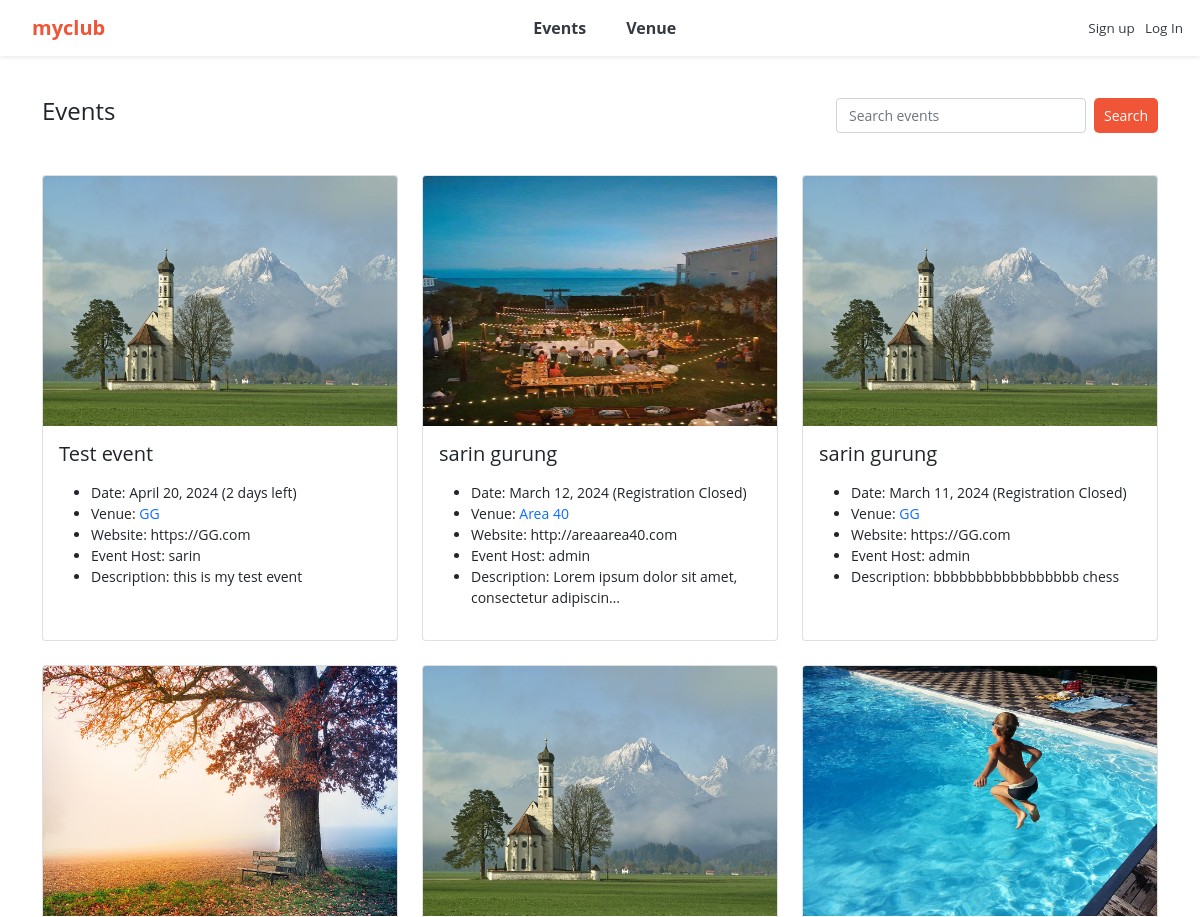
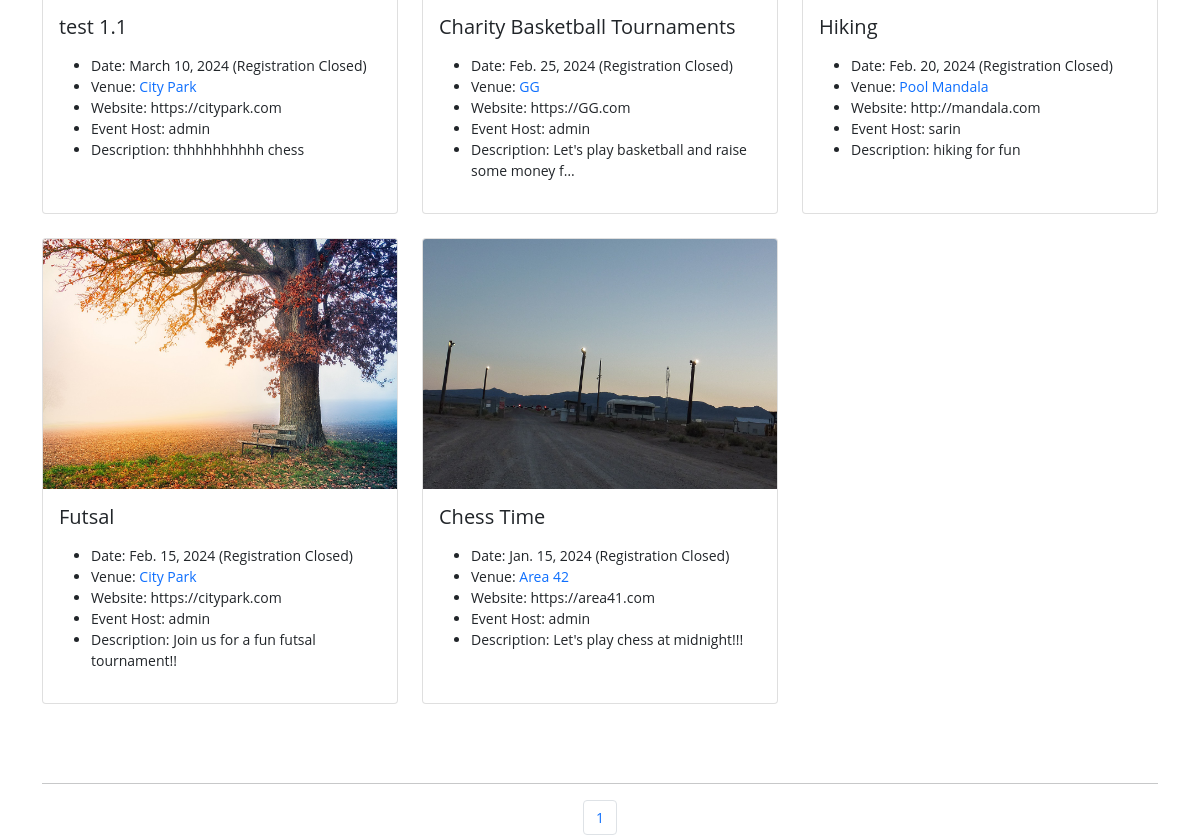
/events (upper part), run on an earlier commit of the app's database (2 pictures, top to bottom).
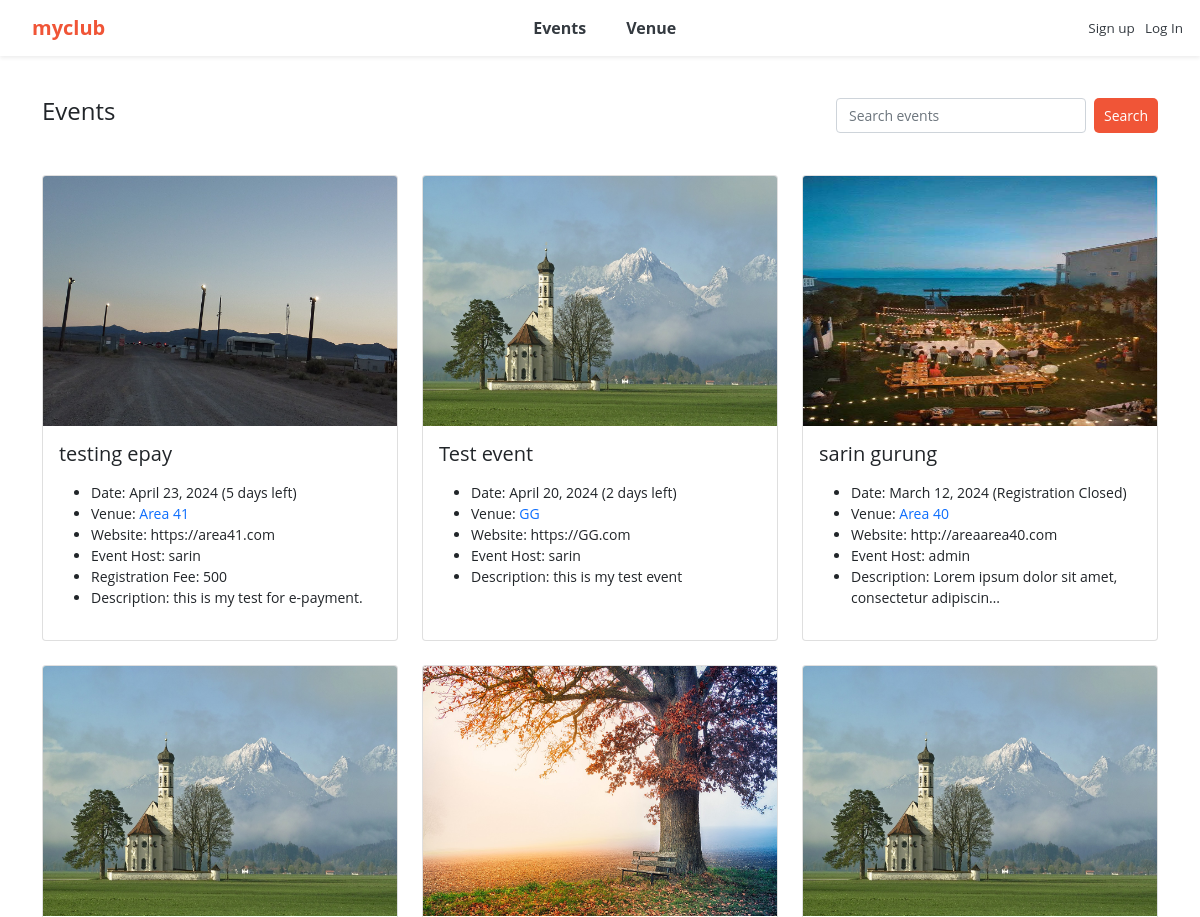
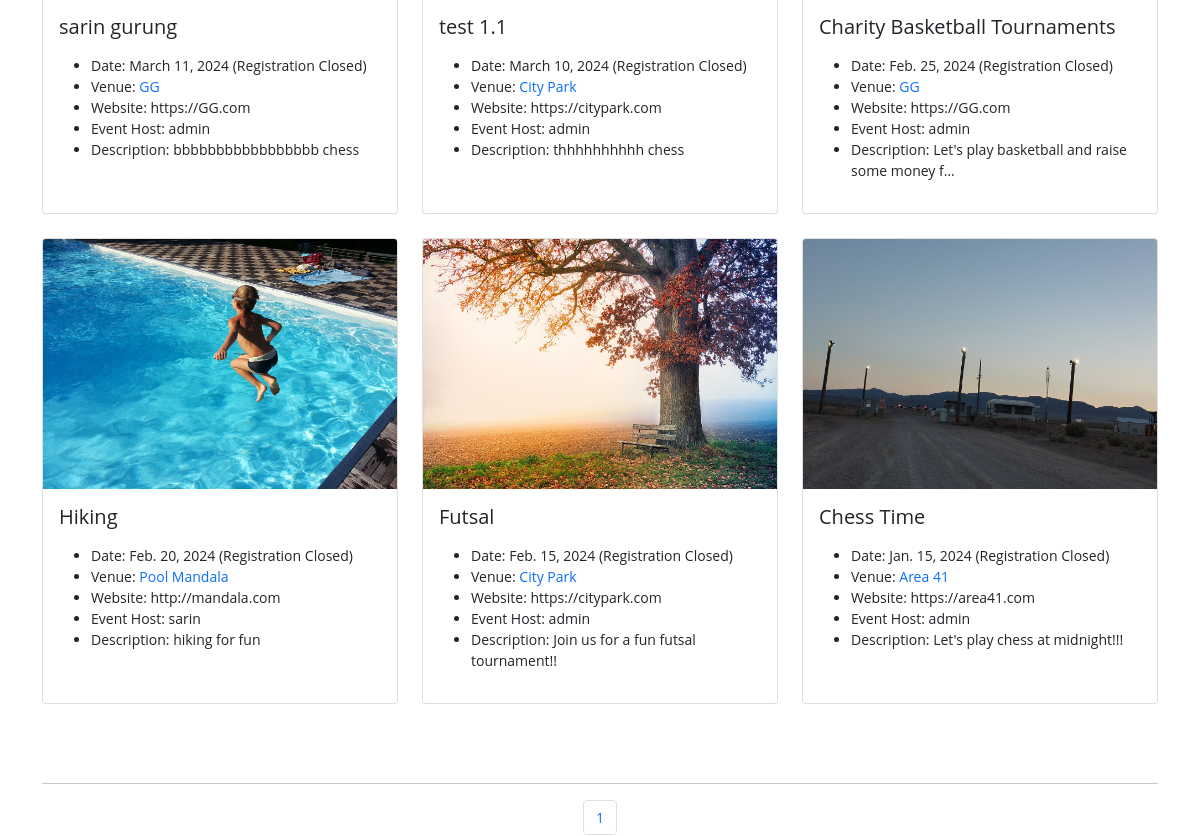
And on a later commit of the database (2 pictures, top to bottom).
### events/models.py (models this page shows)
class Event(models.Model):
	name = models.CharField('Event Name', max_length=120)
	event_date = models.DateField('Event Date', blank=False)
	venue = models.ForeignKey(Venue, blank=True, null=True, on_delete=models.CASCADE)
	manager = models.ForeignKey(User, blank=True, null=True, on_delete=models.SET_NULL)
	description = models.TextField(blank=True)
	attendees = models.ManyToManyField(MyClubUser, blank=True)
	registration_fee = models.IntegerField('Registration Fee', default=0)
	def __str__(self):
		return self.name
	@property
	def Days_till(self):
		today = date.today()
		if self.event_date < today:
			return "Registration Closed"
		else:
			days_till = self.event_date - today
			if days_till.days == 1:
				return f"{days_till.days} day left"
			else:
				return f"{days_till.days} days left"
	class Meta:
		ordering = ['-event_date']

class Venue(models.Model):
	name = models.CharField('Venue Name', max_length=120)
	address = models.CharField(max_length=300)
	zip_code = models.CharField('Zip Code', max_length=15)
	phone = models.CharField('Contact Phone', max_length=25, blank=True)
	web = models.URLField('Website Address', blank=True)
	email_address = models.EmailField('Email Address', blank=True)
	owner = models.IntegerField("Venue Owner", blank=False, default=1)
	venue_description = models.TextField(blank=True)
	venue_image = models.ImageField(null=True, blank=True, upload_to="images/")
	def __str__(self):
		return self.name
	class Meta:
		ordering = ['name']

### events/views.py (the view)
# urls.py: path('events', views.all_events, name="list-events"),
def all_events(request):
	event_list = Event.objects.all().order_by('-event_date')
	p = Paginator(Event.objects.all(), 9)
	page = request.GET.get('page')
	events = p.get_page(page)
	nums = "a" * events.paginator.num_pages
	return render(request, 'events/event_list.html',
		{'event_list': event_list, 'events': events, 'nums':nums})

### events/templates/events/event_list.html (shortened to what this page needs)
{% extends 'events/base.html' %}
{% block content %}
	<nav class="custom-nav">
		<div>
			<h4>Events</h4>
		</div>
		<div>
			<form class="d-flex" method=POST action="{% url 'search_events' %}">
		        <input class="form-control me-2 small-search-input" type="search" placeholder="Search events" aria-label="Search" name="searched">
		        <button class="btn btn-outline-dark btn-light btn-sm btn-custom" type="submit">Search</button>
		      </form>
		</div>
	</nav>
	<br>
	<div class="row row-cols-1 row-cols-md-3 g-4">
	{% for event in events %}
	  <div class="col">
	    <div class="card h-100">
	    {% if event.venue.venue_image %}
	      <a href="{% url 'show-event' event.id %}"><img src="{{ event.venue.venue_image.url }}" class="card-img-top" alt="..." style="height: 250px; width: 100%;"></a>
	    {% endif %}
	      <div class="card-body">
	        <h5 class="card-title">{{event}}</h5>
	        <p class="card-text">
	        	<ul>
		    		{% if event.event_date %}
						<li>Date: {{ event.event_date }} ({{ event.Days_till }})</li>
					{% endif %}
					{% if event.venue %}
						<li>Venue: <a href="{% url 'show-venue' event.venue.id %}" style="text-decoration: none;">{{ event.venue }}</a></li>
					{% endif %}
					{% if event.venue.web %}
						<li>Website: {{ event.venue.web }}</li>
					{% endif %}
					{% if event.manager %}
						<li>Event Host: {{ event.manager }}</li>
					{% endif %}
					{% if event.registration_fee %}
						<li>Registration Fee: {{ event.registration_fee }}</li>
					{% endif %}
					{% if event.description %}
						<li>Description: {{ event.description|linebreaksbr|truncatechars:50 }}</li>
					{% endif %}
				</ul>
	        </p>
	      </div>
	    </div>
	  </div>
	  {% endfor%}
	</div>
	<br><br><br>
	<hr>
	<nav aria-label="Page navigation example">
		<ul class="pagination justify-content-center">
			{% for i in nums %}
				<li class="page-item">
					<a class="page-link" href="?page={{ forloop.counter }}">{{ forloop.counter }}</a>
				</li>
			{% endfor %}
		</ul>
	</nav>
{% endblock %}

### events/templates/events/base.html (shortened to what this page needs)
<!doctype html>
<html lang="en">
  <head>
    <link rel="stylesheet" href="https://cdn.jsdelivr.net/npm/bootstrap-icons@1.11.3/font/bootstrap-icons.min.css">
    <link href="https://cdn.jsdelivr.net/npm/bootstrap@5.0.2/dist/css/bootstrap.min.css" rel="stylesheet">
  </head>
  <body>
  	{% include 'events/navbar.html' %}
  	<br>
    <div class="container">
    	{% block content %}
  	  {% endblock %}
    </div>
    <br><br><br><br><br>
  </body>
</html>

### events/templates/events/navbar.html (shortened to what this page needs)
<nav class="navbar navbar-expand-lg navbar-light bg-white sticky-top text-center shadow-sm">
  <div class="container-fluid">
    <a class="navbar-brand" href="{% url 'home' %}">myclub</a>
    <div class="collapse navbar-collapse" id="navbarSupportedContent">
      <ul class="navbar-nav mx-auto mb-2 mb-lg-0">
        {% if user.is_authenticated %}
          <li class="nav-item">
            <a class="nav-link" href="{% url 'list-events' %}">Events</a>
          </li>
          <li class="nav-item">
            <a class="nav-link" href="{% url 'my_events' %}">My Event</a>
          </li>
        {% else %}
          <li class="nav-item">
            <a class="nav-link" href="{% url 'list-events' %}">Events</a>
          </li>
        {% endif %}
        {% if user.is_authenticated %}
          <li class="nav-item">
            <a class="nav-link" href="{% url 'list-venues' %}">Venue</a>
          </li>
          <li class="nav-item">
            <a class="nav-link" href="{% url 'my_venues' %}">My Venue</a>
          </li>
        {% else %}
          <li class="nav-item">
            <a class="nav-link" href="{% url 'list-venues' %}">Venue</a>
          </li>
        {% endif %}
      </ul>
    </div>
    <div class="ms-auto">
      <ul class="navbar-nav">
        {% if user.is_authenticated %}
          <li class="nav-item">
            <a class="custom-link custom-pad" href="{% url 'logout' %}">Logout</a>
          </li>
        {% else %}
          <li class="nav-item">
            <a class="custom-link" href="{% url 'register_user' %}">Sign up</a>
          </li>
          <li class="nav-item">
            <a class="custom-link custom-pad" href="{% url 'login' %}">Log In</a>
          </li>
        {% endif %}
      </ul>
    </div>
  </div>
</nav>

### events/templates/events/base.html (style rules this page uses)
body { font-size: 14px; font-weight: 400; font-family: "Open Sans", sans-serif; background: #FFFFFF; }
.form-control { font-size: 14px; }
.custom-nav { display: flex; justify-content: space-between; align-items: center; padding-top: 20px; padding-bottom: 20px; background-color: #FFFFFF; }
.small-search-input { width: 250px; height: 35px; font-size: 14px; }
.d-flex { padding-right: 0px; }
.btn-custom { font-size: 14px; color: #FFFFFF; background-color: #f05537; cursor: pointer; padding: 5px 10px; text-decoration: none; border: none; border-radius: 5px; }

### events/templates/events/navbar.html (style rules this page uses)
:root { --bs-primary: #f05537; --bs-orange: #d1410c; }
.navbar-brand { padding-left: 20px; font-weight: bold; color: var(--bs-primary) !important; }
.navbar-nav .nav-item a.nav-link { font-size: 16px; font-weight: bold; color: #343a40; padding-left: 20px; padding-right: 20px; }
.custom-link { font-size: 13.5px; color: #343a40; text-decoration: none; }
.custom-pad { padding-right: 5px; padding-left: 10px; }

What changed in the data, as far as the page shows it:
added Event: venue.venue_image (picture), name "testing epay", event_date "April 23, 2024", Days_till "5 days left", venue "Area 41", venue.web "https://area41.com", manager "sarin", registration_fee "500", description "this is my test for e-payment."
changed through a linked row, Event "Chess Time": venue "Area 42" → "Area 41"
